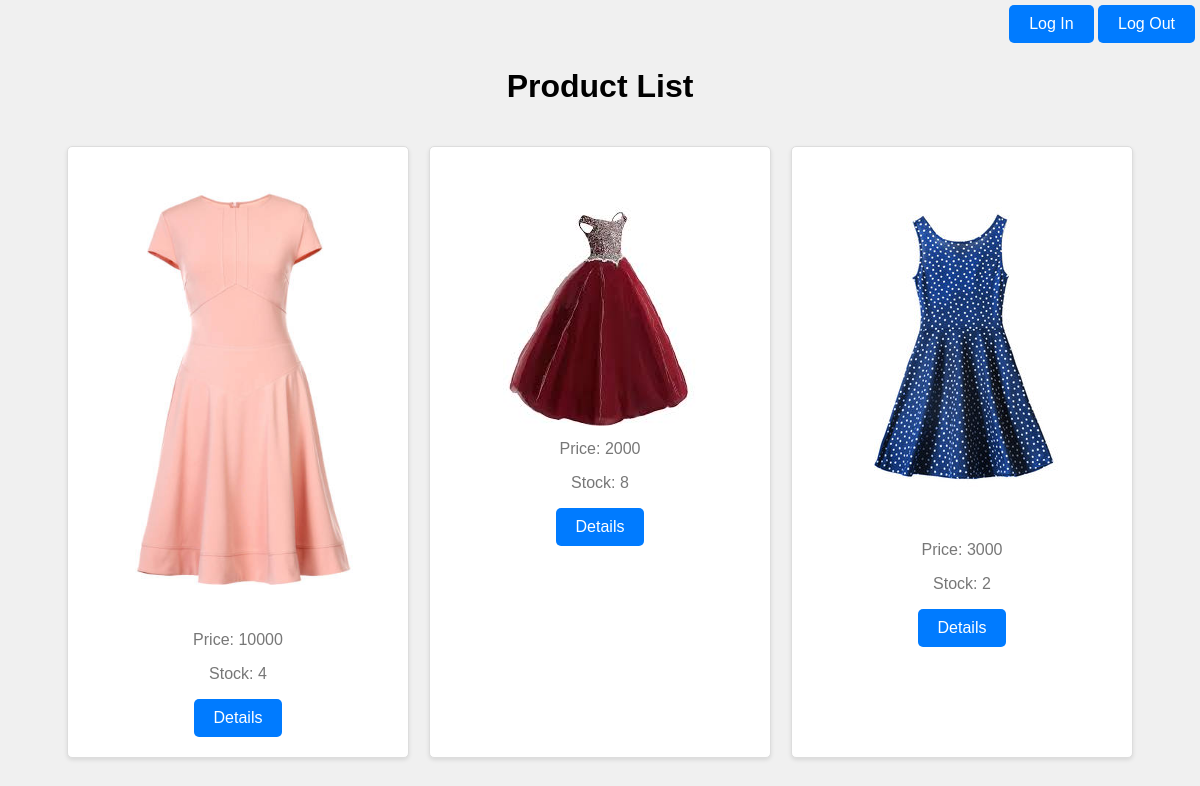
The page / on the database its author committed.
### shop/models.py (models this page shows, shortened)
class BaseModel(models.Model):
    created_at = models.DateTimeField(auto_now_add=True)
    updated_at = models.DateTimeField(auto_now=True)
    deleted_at = models.DateTimeField(blank=True, null=True, default=None)
    class Meta:
        abstract = True

class Products(BaseModel):
    name = models.CharField(max_length=300)
    price = models.SmallIntegerField()
    stock = models.SmallIntegerField()
    description = models.TextField(null=True, blank=True)
    image = models.ImageField(upload_to=image_path, null=True, blank=True)
    category = models.ForeignKey(Category, on_delete=models.DO_NOTHING, blank=True, null=True)
    tags = models.ManyToManyField(Tag, default=list, blank=True)
    class Meta:
        db_table = 'products'
        indexes = [
            models.Index(fields=['id', 'deleted_at']),
        ]

### shop/views.py (the view)
# urls.py: path('', product_view, name='product_list'),
def product_view(request):
    data = Products.objects.all()
    return render(request, 'index.html', {'products': data})

### templates/index.html (shortened to what this page needs)
<!DOCTYPE html>
<html lang="en">
<head>
</head>
<body>
    <header>
        {% if not request.user.id %}
            <a href="{% url 'authentication:login' %}" class="logout-button">Log In</a>
        {% endif %}
        <a href="{% url 'authentication:logout' %}" class="logout-button">Log Out</a>
    </header>
    <h1>Product List</h1>
    <div class="product-list">
        {% if products %}
            {% for product in products %}
                <div class="product">
                    <div>
                        <img src="/{{product.image}}">
                    </div>
                    <div>
                        <p>Price: {{product.price}}</p>
                        <p>Stock: {{product.stock}}</p>
                        <a class="logout-button" href="{% url 'shop:product_details' pk=product.id %}" >Details</a>
                    </div>
                </div>
            {% endfor %}
        {% else %}
            <div class="product">
                    <h2>No Data</h2>
            </div>
        {% endif %}
    </div>
</body>
</html>

### templates/index.html (style rules this page uses)
body { font-family: Arial, sans-serif; background-color: #f0f0f0; margin: 0; padding: 0; }
h1 { text-align: center; margin-top: 20px; }
.product-list { display: flex; flex-wrap: wrap; justify-content: center; gap: 20px; padding: 20px; }
.product { background-color: #fff; border: 1px solid #ddd; box-shadow: 0 2px 4px rgba(0, 0, 0, 0.1); padding: 20px; border-radius: 5px; width: 300px; text-align: center; overflow: hidden; }
.product p { color: #777; margin-top: 10px; }
.logout-button { display: inline-block; padding: 10px 20px; background-color: #007bff; color: #fff; text-decoration: none; border: none; border-radius: 5px; cursor: pointer; transition: background-color 0.3s ease; }
header { text-align: right; padding: 5px; }
img { max-width: 100%; height: auto; }

### rows shown on the page
Products: image (picture), price "10000", stock "4"
Products: image (picture), price "2000", stock "8"
Products: image (picture), price "3000", stock "2"
